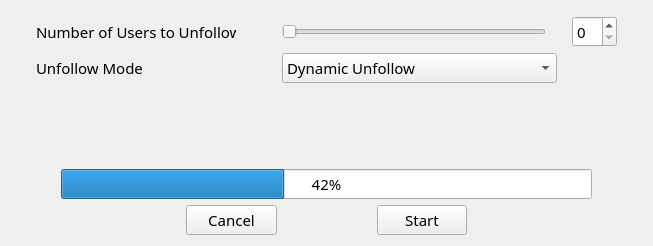
                <widget class="QWidget" name="instaUnfollow">
                 <property name="statusTip">
                  <string>2 Modes: all (except whitelisted) or dynamic (accounts the bot followed [unfollow_gap] ago that don't follow you back)</string>
                 </property>
                 <attribute name="title">
                  <string>Unfollow</string>
                 </attribute>
                 <layout class="QVBoxLayout" name="verticalLayout_2">
                  <item>
                   <layout class="QVBoxLayout" name="instaUnfollowLayout">
                    <item>
                     <layout class="QVBoxLayout" name="instaUnfollowForm">
                      <property name="leftMargin">
                       <number>25</number>
                      </property>
                      <property name="topMargin">
                       <number>5</number>
                      </property>
                      <property name="rightMargin">
                       <number>25</number>
                      </property>
                      <property name="bottomMargin">
                       <number>5</number>
                      </property>
                      <item>
                       <layout class="QHBoxLayout" name="nInstaUnfollows">
                        <item>
                         <widget class="QLabel" name="nInstaUnfollowsLabel">
                          <property name="sizePolicy">
                           <sizepolicy hsizetype="Preferred" vsizetype="Preferred">
                            <horstretch>100</horstretch>
                            <verstretch>0</verstretch>
                           </sizepolicy>
                          </property>
                          <property name="minimumSize">
                           <size>
                            <width>200</width>
                            <height>0</height>
                           </size>
                          </property>
                          <property name="font">
                           <font>
                            <family>Titillium Web</family>
                            <pointsize>11</pointsize>
                            <bold>false</bold>
                           </font>
                          </property>
                          <property name="text">
                           <string>Number of Users to Unfollow</string>
                          </property>
                         </widget>
                        </item>
                        <item>
                         <spacer name="nInstaUnfollowsSpacer_1">
                          <property name="orientation">
                           <enum>Qt::Horizontal</enum>
                          </property>
                          <property name="sizeType">
                           <enum>QSizePolicy::Preferred</enum>
                          </property>
                          <property name="sizeHint" stdset="0">
                           <size>
                            <width>40</width>
                            <height>20</height>
                           </size>
                          </property>
                         </spacer>
                        </item>
                        <item>
                         <widget class="QSlider" name="nInstaUnfollowsSlider">
                          <property name="sizePolicy">
                           <sizepolicy hsizetype="Preferred" vsizetype="Fixed">
                            <horstretch>200</horstretch>
                            <verstretch>0</verstretch>
                           </sizepolicy>
                          </property>
                          <property name="minimumSize">
                           <size>
                            <width>200</width>
                            <height>0</height>
                           </size>
                          </property>
                          <property name="orientation">
                           <enum>Qt::Horizontal</enum>
                          </property>
                         </widget>
                        </item>
                        <item>
                         <spacer name="nInstaUnfollowsSpacer_2">
                          <property name="orientation">
                           <enum>Qt::Horizontal</enum>
                          </property>
                          <property name="sizeType">
                           <enum>QSizePolicy::Preferred</enum>
                          </property>
                          <property name="sizeHint" stdset="0">
                           <size>
                            <width>20</width>
                            <height>20</height>
                           </size>
                          </property>
                         </spacer>
                        </item>
                        <item>
                         <widget class="QSpinBox" name="nInstaUnfollowsSpinBox">
                          <property name="sizePolicy">
                           <sizepolicy hsizetype="Fixed" vsizetype="Fixed">
                            <horstretch>0</horstretch>
                            <verstretch>0</verstretch>
                           </sizepolicy>
                          </property>
                          <property name="minimumSize">
                           <size>
                            <width>40</width>
                            <height>0</height>
                           </size>
                          </property>
                          <property name="font">
                           <font>
                            <family>Titillium Web</family>
                            <pointsize>11</pointsize>
                           </font>
                          </property>
                         </widget>
                        </item>
                       </layout>
                      </item>
                      <item>
                       <layout class="QHBoxLayout" name="instaUnfollowMode">
                        <item>
                         <widget class="QLabel" name="instaUnfollowModeLabel">
                          <property name="sizePolicy">
                           <sizepolicy hsizetype="Preferred" vsizetype="Preferred">
                            <horstretch>100</horstretch>
                            <verstretch>0</verstretch>
                           </sizepolicy>
                          </property>
                          <property name="minimumSize">
                           <size>
                            <width>200</width>
                            <height>0</height>
                           </size>
                          </property>
                          <property name="font">
                           <font>
                            <family>Titillium Web</family>
                            <pointsize>11</pointsize>
                           </font>
                          </property>
                          <property name="text">
                           <string>Unfollow Mode</string>
                          </property>
                         </widget>
                        </item>
                        <item>
                         <spacer name="instaUnfollowModeSpacer_1">
                          <property name="orientation">
                           <enum>Qt::Horizontal</enum>
                          </property>
                          <property name="sizeType">
                           <enum>QSizePolicy::Fixed</enum>
                          </property>
                          <property name="sizeHint" stdset="0">
                           <size>
                            <width>40</width>
                            <height>20</height>
                           </size>
                          </property>
                         </spacer>
                        </item>
                        <item>
                         <widget class="QComboBox" name="instaUnfollowModeComboBox">
                          <property name="sizePolicy">
                           <sizepolicy hsizetype="Preferred" vsizetype="Fixed">
                            <horstretch>100</horstretch>
                            <verstretch>0</verstretch>
                           </sizepolicy>
                          </property>
                          <property name="minimumSize">
                           <size>
                            <width>275</width>
                            <height>0</height>
                           </size>
                          </property>
                          <property name="font">
                           <font>
                            <family>Titillium Web</family>
                            <pointsize>11</pointsize>
                           </font>
                          </property>
                          <property name="toolTip">
                           <string>dynamic unfollow - unfollow accounts the bot followed [unfollow_gap] ago that don't follow you back</string>
                          </property>
                          <item>
                           <property name="text">
                            <string>Dynamic Unfollow</string>
                           </property>
                          </item>
                          <item>
                           <property name="text">
                            <string>Unfollow All (except whitelisted)</string>
                           </property>
                          </item>
                         </widget>
                        </item>
                        <item>
                         <spacer name="instaUnfollowModeSpacer_2">
                          <property name="orientation">
                           <enum>Qt::Horizontal</enum>
                          </property>
                          <property name="sizeType">
                           <enum>QSizePolicy::Preferred</enum>
                          </property>
                          <property name="sizeHint" stdset="0">
                           <size>
                            <width>60</width>
                            <height>20</height>
                           </size>
                          </property>
                         </spacer>
                        </item>
                       </layout>
                      </item>
                     </layout>
                    </item>
                    <item>
                     <layout class="QVBoxLayout" name="instaUnfollowProcess">
                      <property name="leftMargin">
                       <number>50</number>
                      </property>
                      <property name="topMargin">
                       <number>75</number>
                      </property>
                      <property name="rightMargin">
                       <number>50</number>
                      </property>
                      <item>
                       <widget class="QProgressBar" name="instaHashtagUnfollowProgressBar">
                        <property name="enabled">
                         <bool>true</bool>
                        </property>
                        <property name="sizePolicy">
                         <sizepolicy hsizetype="Preferred" vsizetype="Fixed">
                          <horstretch>0</horstretch>
                          <verstretch>0</verstretch>
                         </sizepolicy>
                        </property>
                        <property name="font">
                         <font>
                          <family>Titillium Web</family>
                          <pointsize>11</pointsize>
                         </font>
                        </property>
                        <property name="value">
                         <number>42</number>
                        </property>
                        <property name="textVisible">
                         <bool>true</bool>
                        </property>
                        <property name="invertedAppearance">
                         <bool>false</bool>
                        </property>
                       </widget>
                      </item>
                      <item>
                       <layout class="QHBoxLayout" name="instaUnfollowProcessBtns">
                        <property name="spacing">
                         <number>100</number>
                        </property>
                        <property name="sizeConstraint">
                         <enum>QLayout::SetDefaultConstraint</enum>
                        </property>
                        <property name="leftMargin">
                         <number>125</number>
                        </property>
                        <property name="rightMargin">
                         <number>125</number>
                        </property>
                        <property name="bottomMargin">
                         <number>0</number>
                        </property>
                        <item>
                         <widget class="QPushButton" name="instaUnfollowCancel">
                          <property name="sizePolicy">
                           <sizepolicy hsizetype="Preferred" vsizetype="Fixed">
                            <horstretch>0</horstretch>
                            <verstretch>0</verstretch>
                           </sizepolicy>
                          </property>
                          <property name="font">
                           <font>
                            <family>Titillium Web</family>
                            <pointsize>11</pointsize>
                           </font>
                          </property>
                          <property name="text">
                           <string>Cancel</string>
                          </property>
                         </widget>
                        </item>
                        <item>
                         <widget class="QPushButton" name="instaUnfollowStart">
                          <property name="sizePolicy">
                           <sizepolicy hsizetype="Preferred" vsizetype="Fixed">
                            <horstretch>0</horstretch>
                            <verstretch>0</verstretch>
                           </sizepolicy>
                          </property>
                          <property name="font">
                           <font>
                            <family>Titillium Web</family>
                            <pointsize>11</pointsize>
                           </font>
                          </property>
                          <property name="text">
                           <string>Start</string>
                          </property>
                         </widget>
                        </item>
                       </layout>
                      </item>
                     </layout>
                    </item>
                   </layout>
                  </item>
                 </layout>
                </widget>
